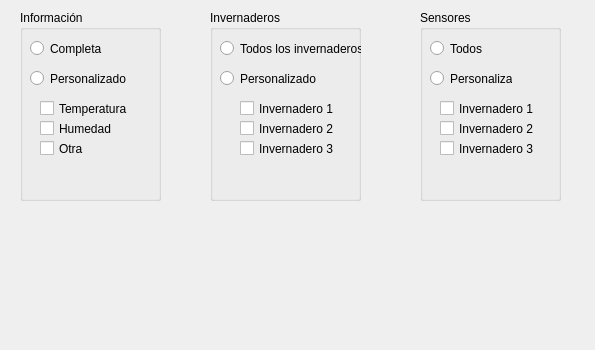
<?xml version="1.0" encoding="UTF-8"?>
<ui version="4.0">
 <class>filtros_datalog</class>
 <widget class="QWidget" name="filtros_datalog">
  <property name="geometry">
   <rect>
    <x>0</x>
    <y>0</y>
    <width>595</width>
    <height>350</height>
   </rect>
  </property>
  <property name="windowTitle">
   <string>Form</string>
  </property>
  <widget class="QGroupBox" name="groupBox">
   <property name="geometry">
    <rect>
     <x>420</x>
     <y>10</y>
     <width>141</width>
     <height>191</height>
    </rect>
   </property>
   <property name="title">
    <string>Sensores</string>
   </property>
   <widget class="QRadioButton" name="radioButton">
    <property name="geometry">
     <rect>
      <x>10</x>
      <y>30</y>
      <width>82</width>
      <height>17</height>
     </rect>
    </property>
    <property name="text">
     <string>Todos</string>
    </property>
   </widget>
   <widget class="QRadioButton" name="radioButton_2">
    <property name="geometry">
     <rect>
      <x>10</x>
      <y>60</y>
      <width>82</width>
      <height>17</height>
     </rect>
    </property>
    <property name="text">
     <string>Personalizado</string>
    </property>
   </widget>
   <widget class="QCheckBox" name="checkBox_7">
    <property name="geometry">
     <rect>
      <x>20</x>
      <y>130</y>
      <width>101</width>
      <height>17</height>
     </rect>
    </property>
    <property name="text">
     <string>Invernadero 3</string>
    </property>
   </widget>
   <widget class="QCheckBox" name="checkBox_8">
    <property name="geometry">
     <rect>
      <x>20</x>
      <y>90</y>
      <width>101</width>
      <height>17</height>
     </rect>
    </property>
    <property name="text">
     <string>Invernadero 1</string>
    </property>
   </widget>
   <widget class="QCheckBox" name="checkBox_9">
    <property name="geometry">
     <rect>
      <x>20</x>
      <y>110</y>
      <width>101</width>
      <height>17</height>
     </rect>
    </property>
    <property name="text">
     <string>Invernadero 2</string>
    </property>
   </widget>
  </widget>
  <widget class="QGroupBox" name="groupBox_2">
   <property name="geometry">
    <rect>
     <x>210</x>
     <y>10</y>
     <width>151</width>
     <height>191</height>
    </rect>
   </property>
   <property name="title">
    <string>Invernaderos</string>
   </property>
   <widget class="QRadioButton" name="radioButton_3">
    <property name="geometry">
     <rect>
      <x>10</x>
      <y>30</y>
      <width>141</width>
      <height>17</height>
     </rect>
    </property>
    <property name="text">
     <string>Todos los invernaderos</string>
    </property>
   </widget>
   <widget class="QRadioButton" name="radioButton_4">
    <property name="geometry">
     <rect>
      <x>10</x>
      <y>60</y>
      <width>111</width>
      <height>17</height>
     </rect>
    </property>
    <property name="text">
     <string>Personalizado</string>
    </property>
   </widget>
   <widget class="QCheckBox" name="checkBox">
    <property name="geometry">
     <rect>
      <x>30</x>
      <y>90</y>
      <width>101</width>
      <height>17</height>
     </rect>
    </property>
    <property name="text">
     <string>Invernadero 1</string>
    </property>
   </widget>
   <widget class="QCheckBox" name="checkBox_2">
    <property name="geometry">
     <rect>
      <x>30</x>
      <y>110</y>
      <width>101</width>
      <height>17</height>
     </rect>
    </property>
    <property name="text">
     <string>Invernadero 2</string>
    </property>
   </widget>
   <widget class="QCheckBox" name="checkBox_3">
    <property name="geometry">
     <rect>
      <x>30</x>
      <y>130</y>
      <width>101</width>
      <height>17</height>
     </rect>
    </property>
    <property name="text">
     <string>Invernadero 3</string>
    </property>
   </widget>
  </widget>
  <widget class="QGroupBox" name="groupBox_3">
   <property name="geometry">
    <rect>
     <x>20</x>
     <y>10</y>
     <width>141</width>
     <height>191</height>
    </rect>
   </property>
   <property name="title">
    <string>Información</string>
   </property>
   <widget class="QRadioButton" name="radioButton_5">
    <property name="geometry">
     <rect>
      <x>10</x>
      <y>30</y>
      <width>82</width>
      <height>17</height>
     </rect>
    </property>
    <property name="text">
     <string>Completa</string>
    </property>
   </widget>
   <widget class="QRadioButton" name="radioButton_6">
    <property name="geometry">
     <rect>
      <x>10</x>
      <y>60</y>
      <width>101</width>
      <height>17</height>
     </rect>
    </property>
    <property name="text">
     <string>Personalizado</string>
    </property>
   </widget>
   <widget class="QCheckBox" name="checkBox_4">
    <property name="geometry">
     <rect>
      <x>20</x>
      <y>130</y>
      <width>101</width>
      <height>17</height>
     </rect>
    </property>
    <property name="text">
     <string>Otra</string>
    </property>
   </widget>
   <widget class="QCheckBox" name="checkBox_5">
    <property name="geometry">
     <rect>
      <x>20</x>
      <y>90</y>
      <width>101</width>
      <height>17</height>
     </rect>
    </property>
    <property name="text">
     <string>Temperatura</string>
    </property>
   </widget>
   <widget class="QCheckBox" name="checkBox_6">
    <property name="geometry">
     <rect>
      <x>20</x>
      <y>110</y>
      <width>101</width>
      <height>17</height>
     </rect>
    </property>
    <property name="text">
     <string>Humedad</string>
    </property>
   </widget>
  </widget>
 </widget>
 <resources/>
 <connections/>
</ui>
